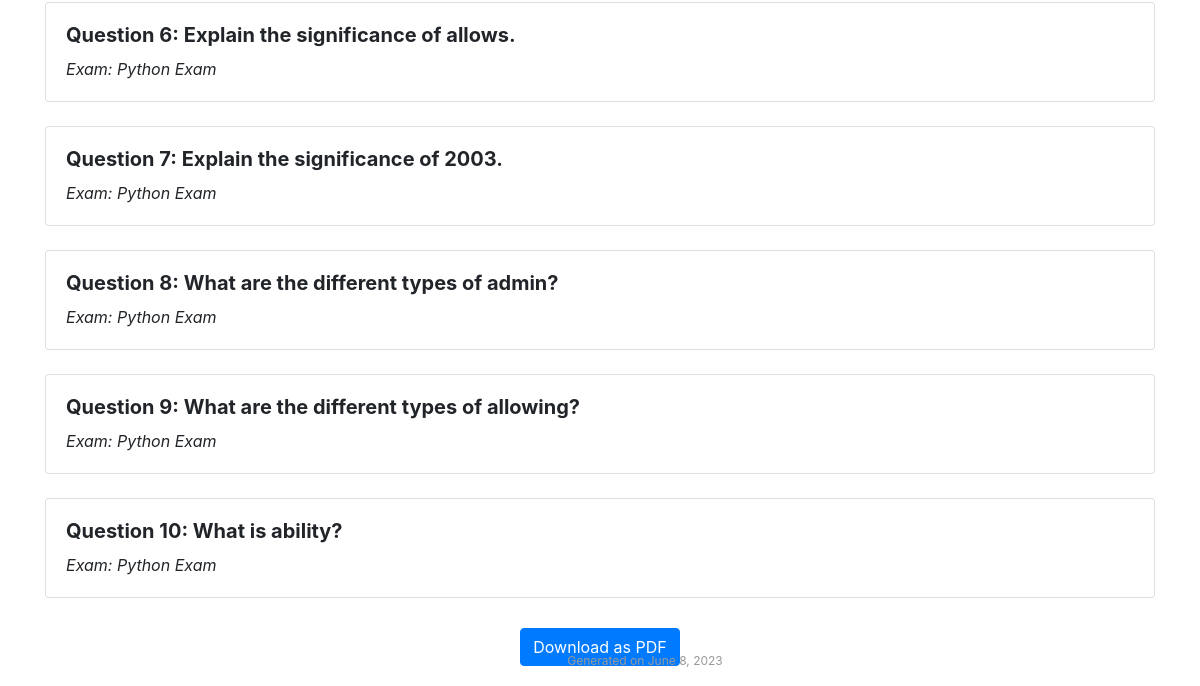
Page /question_bank (lower part) on the earlier database version.
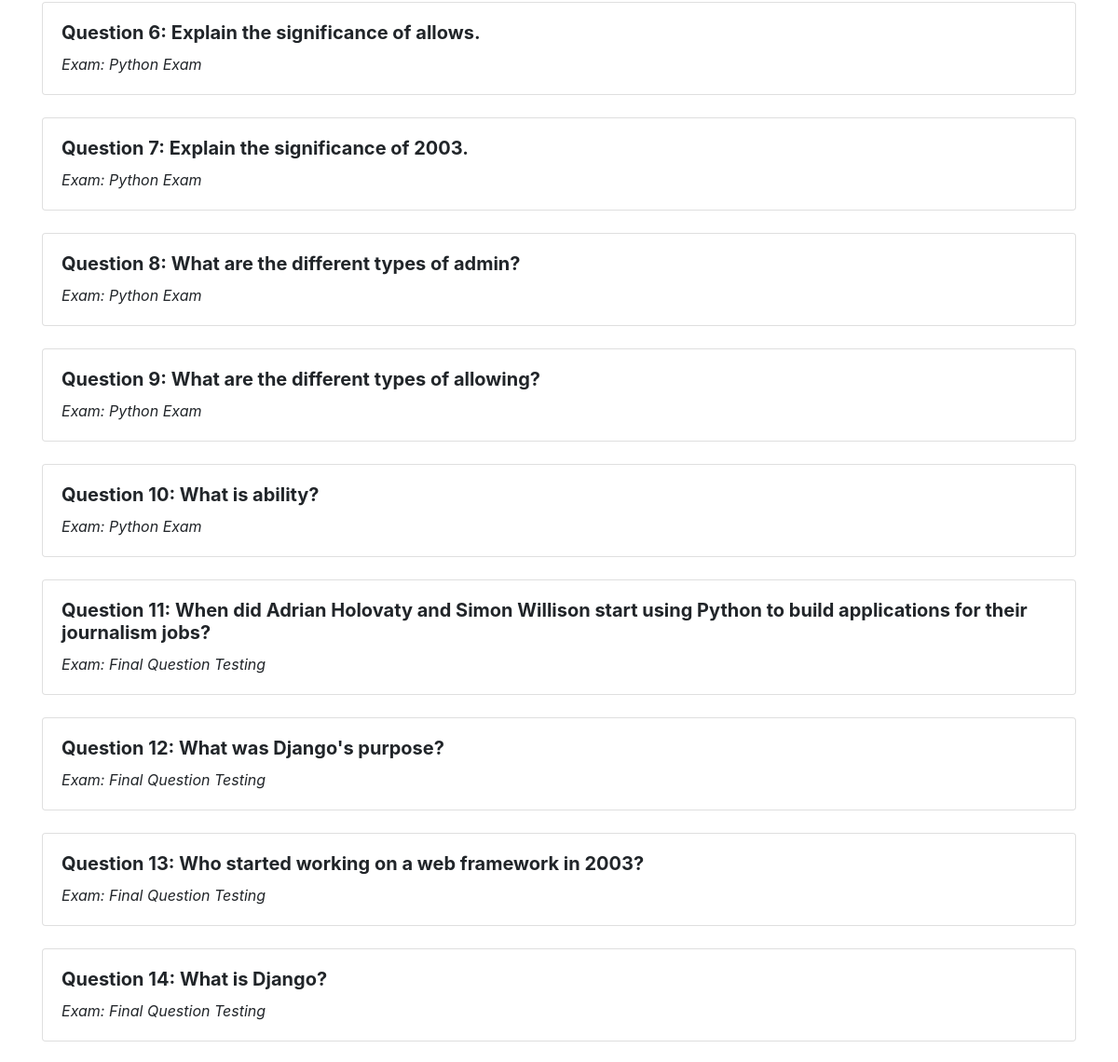
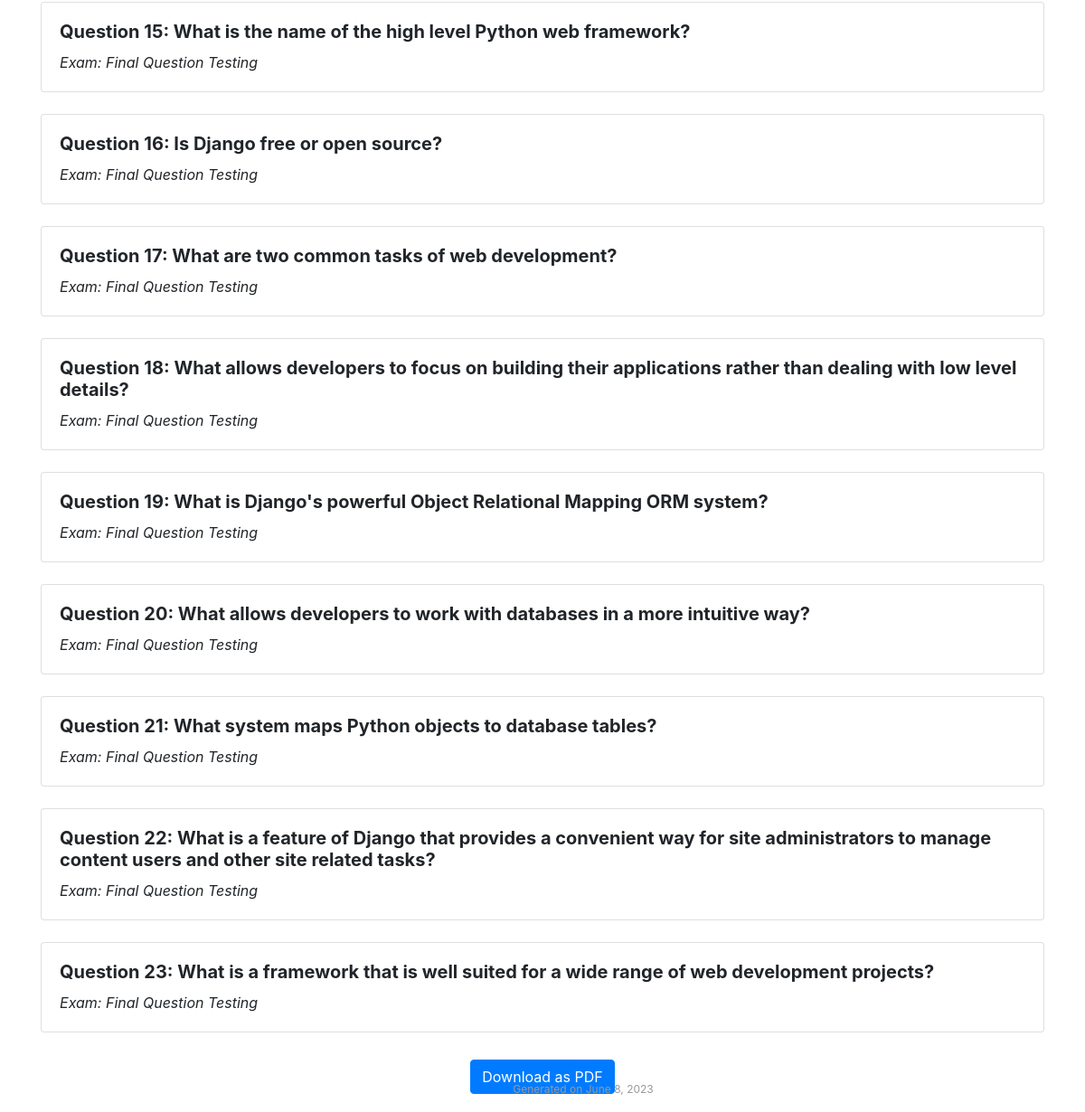
Same page on the later database version (2 pictures, top to bottom).
### core/models/question_bank.py (models this page shows, shortened)
class QuestionBank(Timestamp):
    exam = models.ForeignKey('Exam', on_delete=models.CASCADE, related_name='questions')
    question_text = models.TextField(blank=False, null=False)

### core/models/exam.py (models this page shows, shortened)
class Exam(Timestamp):
    exam_name = models.CharField(max_length=255, blank=False, null=False)
    description = models.TextField(blank=False, null=False)

### core/views/generated_questions.py (the view, shortened to what this page needs)
# urls.py: path('question_bank', GeneratedQuestionsView.as_view(), name='question_bank'),
class GeneratedQuestionsView(TemplateView):
    template_name = 'generated_questions.html'
    login_url = reverse_lazy('login')
    def get_context_data(self, **kwargs):
        context = super().get_context_data(**kwargs)
        exam_id = self.request.GET.get('exam_id')
        if exam_id:
            questions = QuestionBank.objects.filter(exam__id=exam_id)
        else:
            questions = QuestionBank.objects.all()
        context['question_list'] = questions
        context['current_date'] = timezone.now().date()
        context['exam_id'] = exam_id
        return context

### templates/generated_questions.html (shortened to what this page needs)
<!DOCTYPE html>
<html>
<head>
    <link rel="stylesheet" href="https://maxcdn.bootstrapcdn.com/bootstrap/4.3.1/css/bootstrap.min.css">
</head>
<body>
    <div class="container">
        {% if question_list %}
        <div class="question">
            {% for question in question_list %}
            <div class="card mb-4">
                <div class="card-body">
                    <h5 class="card-title question-text">Question {{ forloop.counter }}: {{ question.question_text }}</h5>
                    <p class="card-text exam-name">Exam: {{ question.exam.exam_name }}</p>
                </div>
            </div>
            {% endfor %}
        </div>
        {% else %}
        <div class="text-center">
            <p>No questions available.</p>
        </div>
        {% endif %}
        <div class="footer">
            <p>Generated on {{ current_date }}</p>
        </div>
        <form method="POST" action="{% url 'generate_pdf' %}">
            <div class="text-center">
                <button type="submit" class="btn btn-primary" {% if not question_list %}disabled{% endif %}>Download as PDF</button>
            </div>
        </form>
    </div>
</body>
</html>

### templates/generated_questions.html (style rules this page uses)
body { padding: 20px; }
.question { margin-bottom: 30px; }
.question-text { font-weight: bold; margin-bottom: 10px; }
.exam-name { font-style: italic; }
.footer { position: fixed; bottom: 0; width: 100%; text-align: center; font-size: 12px; color: #999; }

Differences in the rows shown:
added QuestionBank: question_text "When did Adrian Holovaty and Simon Willison start using Python to build applications for their journalism jobs?", exam.exam_name "Final Question Testing"
added QuestionBank: question_text "What was Django's purpose?", exam.exam_name "Final Question Testing"
added QuestionBank: question_text "Who started working on a web framework in 2003?", exam.exam_name "Final Question Testing"
added QuestionBank: question_text "What is Django?", exam.exam_name "Final Question Testing"
added QuestionBank: question_text "What is the name of the high level Python web framework?", exam.exam_name "Final Question Testing"
added QuestionBank: question_text "Is Django free or open source?", exam.exam_name "Final Question Testing"
added QuestionBank: question_text "What are two common tasks of web development?", exam.exam_name "Final Question Testing"
added QuestionBank: question_text "What allows developers to focus on building their applications rather than dealing with low level details?", exam.exam_name "Final Question Testing"
added QuestionBank: question_text "What is Django's powerful Object Relational Mapping ORM system?", exam.exam_name "Final Question Testing"
added QuestionBank: question_text "What allows developers to work with databases in a more intuitive way?", exam.exam_name "Final Question Testing"
added QuestionBank: question_text "What system maps Python objects to database tables?", exam.exam_name "Final Question Testing"
added QuestionBank: question_text "What is a feature of Django that provides a convenient way for site administrators to manage content users and other site related tasks?", exam.exam_name "Final Question Testing"
added QuestionBank: question_text "What is a framework that is well suited for a wide range of web development projects?", exam.exam_name "Final Question Testing"
